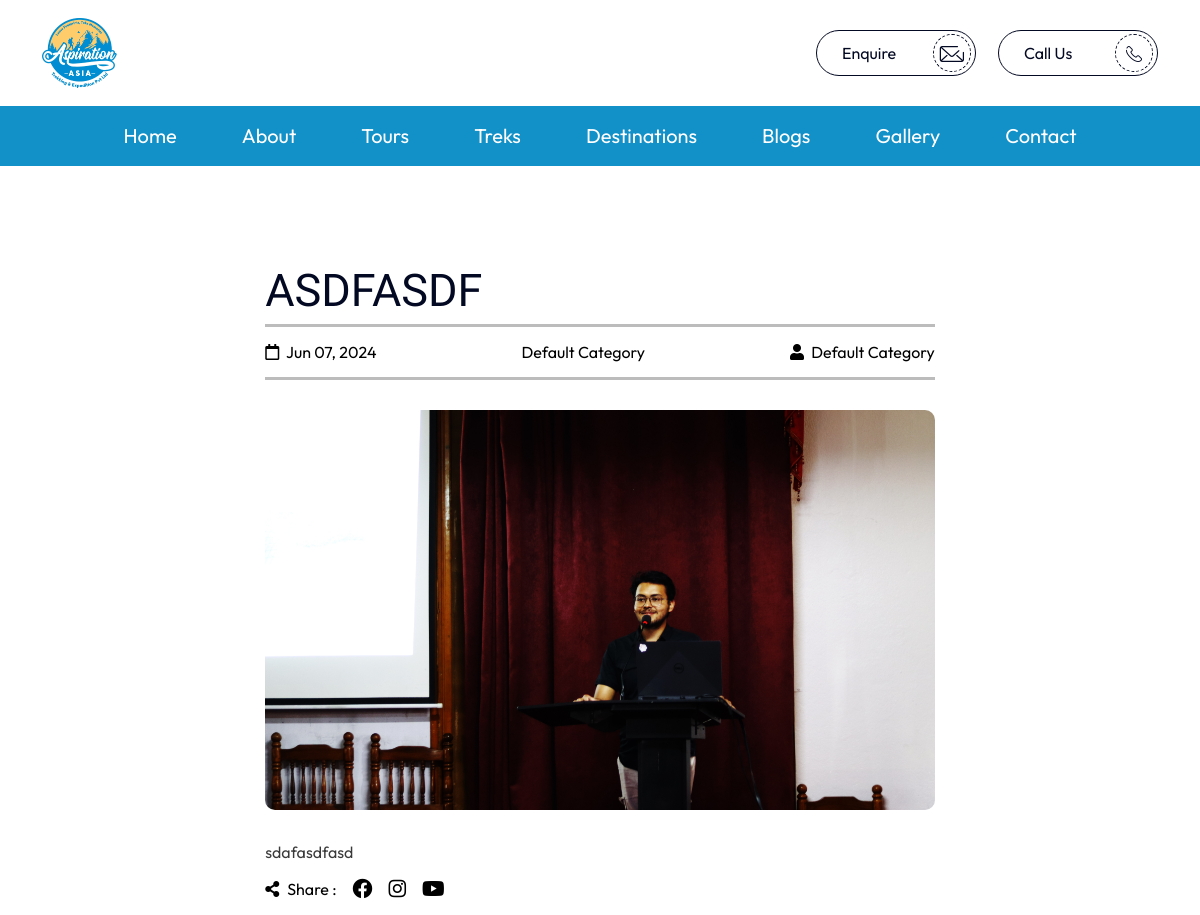
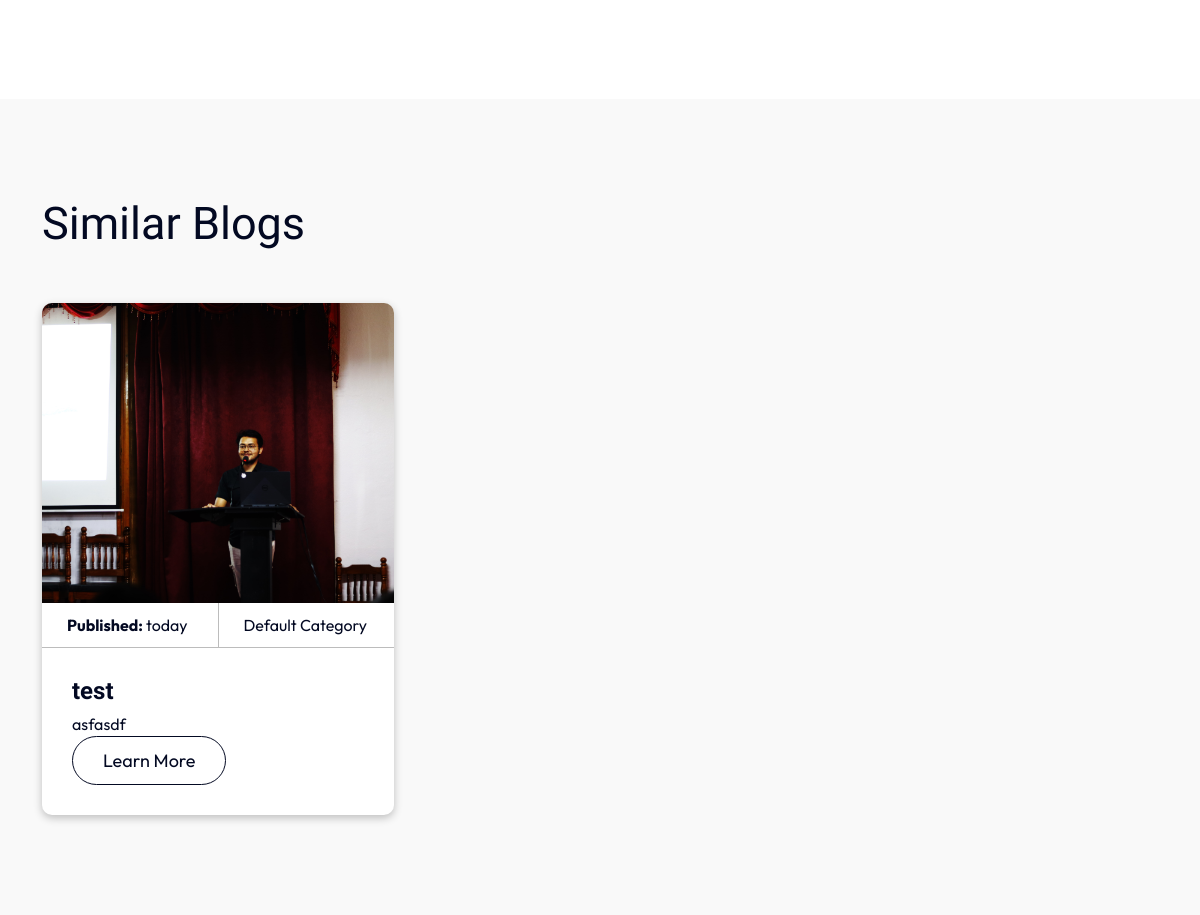
Page /blog/2 on the committed database (2 pictures, top to bottom).
### blogbreezeapp/models.py (models this page shows, shortened)
class Blog(models.Model):
    title = models.CharField(max_length=255)
    slug = models.SlugField(default="", null=False, blank=True, unique=True)
    publishdate = models.DateTimeField(auto_now_add=True)
    authorid = models.ForeignKey(User, on_delete=models.CASCADE, default='')
    featuredimage = models.ImageField(upload_to='uploads/', default=0)
    content = HTMLField(default='')
    category = models.ForeignKey(Category, on_delete=models.CASCADE, related_name='blogs', default=1)
    def __str__(self):
        return f'{self.title}'

class Category(models.Model):
  name = models.CharField(max_length=30)
  content = HTMLField(default = '')
  author = models.ForeignKey(User, on_delete=models.CASCADE, default='')
  def __str__(self):
    return f'{self.name}'

### blogbreezeapp/views.py (the view)
# urls.py: path('blog/<int:id>', views.blogsingle, name='blogsingle'),
def blogsingle(request, id):
  blogsingle = Blog.objects.get(id=id)
  other_blogs = Blog.objects.exclude(id=id).order_by('?')[:3]
  template = loader.get_template('blogsingle.html')
  context = {
    'blogsingle': blogsingle,
    'otherblog':other_blogs,
  }
  return HttpResponse(template.render(context, request))

### blogbreezeapp/templatetags/blog_func.py (called while the page is built)
@register.filter
def dayssince(value):
    if not value:
        return ""
    delta = now() - value
    days = delta.days
    if days == 0:
        return "today"
    elif days == 1:
        return "yesterday"
    else:
        return f"{days} days ago"

### blogbreezeapp/templates/blogsingle.HTML
{% include 'header.html' %}
<section class="inner-about-sections section-gaps">
    <div class="container ">
        <div class="blog-content">
            <div class="secondary-title">
                <h3 class="title text-uppercase">
                    {{blogsingle.title}}
                </h3>
            </div>
            <div class="content ">
                <ul class="blog-info list-none d-flex justify-content-between">
                    <li>
                        <span>
                            <i class="far fa-calendar pe-1"></i>
                            {{blogsingle.publishdate|date:"M d, Y"}}
                        </span>
                    </li>
                    <li>
                        <span>
                            {{ blogsingle.category }}
                        </span>
                    </li>
                    <li>
                        <span>
                            <i class="fas fa-user pe-1"></i>
                            {{ blogsingle.category }}
                        </span>
                    </li>
                </ul>
                <div class="image">
                    <img src="{{ blogsingle.featuredimage.url }}" alt="">
                </div>
                <div class="text">
                    {{blogsingle.content|safe}}
                </div>
                <div>
                    <ul class="share-social-links list-none d-flex gap-3">
                        <li class="d-flex align-items-baseline">
                            <i class="fas fa-share-alt pe-2"></i>
                            <p>Share :</p>
                        </li>
                        <li>
                            <a href="#" title="" target="_blank">
                                <i class="fab fa-facebook"></i>
                            </a>
                        </li>
                        <li>
                            <a href="#" title="" target="_blank">
                                <i class="fab fa-instagram"></i>
                            </a>
                        </li>
                        <li>
                            <a href="#" title="" target="_blank">
                                <i class="fab fa-youtube"></i>
                            </a>
                        </li>
                    </ul>
                </div>
            </div>
        </div>
    </div>
</section>
<section class="top-teak-section section-gaps light-white-bg">
    <div class="container">
        <div class="secondary-title mb-5">
            <h3 class="title">
                Similar Blogs
            </h3>
        </div>
        <div class="trek-list-box">
            <div class="row trek-gap">
                {% for x in otherblog %}
                <div class="col-md-4">
                    {% include 'similarblog.html' %}
                </div>
                {% endfor %}
            </div>
        </div>
    </div>
</section>
{% include 'footer.html' %}

### blogbreezeapp/templates/similarblog.html (shortened to what this page needs)
{% load blog_func %}
<div class="item">
    <div class="img-holder">
        <a href="/blog/{{x.id}}" title="" class="h-100 d-block">
            <img src="{{ x.featuredimage.url }}" alt="" class="img-cover">
        </a>
    </div>
    <div class="content">
        <ul class="trek-info list-none">
            <li>
                <span>
                    <strong>Published: </strong>
                    {{ x.publishdate | dayssince }}
                </span>
            </li>
            <li>
                <span>
                    {{ x.category }}
                </span>
            </li>
        </ul>
        <div class="text">
            <h3 class="title mb-2">
                {{ x.title }}
            </h3>
            {{ x.content|safe | truncatewords:40}}
            <div class="btn-wrap">
                <a href="/blog/{{x.id}}" title="" class="border-btn med dark">
                    Learn More
                </a>
            </div>
        </div>
    </div>
</div>

### blogbreezeapp/static/css/all.css (style rules this page uses)
.fa, .fas, .far, .fal, .fab { -moz-osx-font-smoothing: grayscale; -webkit-font-smoothing: antialiased; display: inline-block; font-style: normal; font-variant: normal; text-rendering: auto; line-height: 1; }
.fa-calendar:before { content: "\f133"; }
.fa-facebook:before { content: "\f09a"; }
.fa-instagram:before { content: "\f16d"; }
.fa-share-alt:before { content: "\f1e0"; }
.fa-user:before { content: "\f007"; }
.fa-youtube:before { content: "\f167"; }
.fab { font-family: 'Font Awesome 5 Brands'; }
.far { font-family: 'Font Awesome 5 Free'; font-weight: 400; }
.fa, .fas { font-family: 'Font Awesome 5 Free'; font-weight: 900; }

### blogbreezeapp/static/css/style.css (style rules this page uses)
:root { --primary-color: #1290C8; --secondary-color: #d31b20; --dark-color: #030922; --light-gray: rgb(249 249 249 / 73%); --light-white: #F9F9F9; --gray-l-color: #666666; --primary-fonts: 'Outfit', sans-serif; --secondary-fonts: 'Khand', sans-serif; --extra-fonts: 'Jura', sans-serif; --default-transition: all 0.3s ease; --section-gaps: 100px; --section-md-gaps: 70px; }
body { font-family: var(--primary-fonts); -webkit-box-sizing: border-box; box-sizing: border-box; color: var(--dark-color); }
img { max-width: 100%; }
body, html { overflow-x:hidden; }
.h1, .h2, .h3, .h4, .h5, .h6, h1, h2, h3, h4, h5, h6 { font-family: var(--secondary-fonts); overflow-wrap: inherit; line-height: 1.1; }
a { text-decoration: none; display: inline-block; color:var(--primary-color); }
a, input[type="submit"], button { cursor: pointer; -webkit-transition: var(--default-transition); -o-transition: var(--default-transition); transition: var(--default-transition); }
.mb-5 { margin-bottom: 3.4rem !important; }
.social-links ul, .sub-menu, ul.contact-list, .social-link-list, .single-test-sty ul, .site-footer ul, .copyright-sec ul, .primary-menu, .list-none { list-style: none; margin: 0; padding: 0; }
.img-cover { width: 100%; height: 100%; -o-object-fit: cover; object-fit: cover; }
.light-white-bg { background-color: var(--light-white); }
.section-gaps { padding: var(--section-gaps) 0; }
.border-btn, .btn-box { padding: 14px 35px; font-size: 18px; min-width: 170px; border-radius: 50px; text-align: center; font-weight: 400; }
.border-btn.med, .btn-box.med { padding: 10px 30px; font-size: 18px; min-width: 140px; text-align: center; display: -webkit-inline-box; display: -ms-inline-flexbox; display: inline-flex; -webkit-box-align: center; -ms-flex-align: center; align-items: center; -webkit-box-pack: center; -ms-flex-pack: center; justify-content: center; }
.border-btn { border-radius: 50px; }
.border-btn.dark { border: 1px solid var(--dark-color); color: var(--dark-color); }
.trek-list-box .item { background: #fff; border-radius: 10px; overflow: hidden; }
.trek-list-box .item .img-holder { height: 300px; }
.trek-list-box .item ul.trek-info { display: flex; justify-content: space-between; border-bottom: 1px solid #BCBCBC; }
.trek-list-box .item ul.trek-info li { padding: 10px 20px; flex: 1 0 0%; font-size: 14px; }
.trek-list-box .item ul.trek-info li + li { border-left: 1px solid #BCBCBC; }
.trek-list-box .item ul.trek-info.list-none { display: flex; justify-content: space-between; border-bottom: 1px solid #BCBCBC; }
.trek-list-box .item ul.trek-info.list-none li { padding: 10px 25px; flex: 1 0 0%; font-size: 16px; }
.trek-list-box .item ul.trek-info.list-none li + li { border-left: 1px solid #BCBCBC; }
.trek-list-box .item .text { padding: 30px; }
.trek-list-box .item .title { font-size: 24px; font-weight: 600; }
.trek-gap { --bs-gutter-x: 30px; --bs-gutter-y: 30px; }
.trek-list-box .col-md-4 { border-radius: 10px; }
.trek-list-box .col-md-4 .item { box-shadow: rgba(0, 0, 0, 0.24) 0px 3px 8px; }
.secondary-title h3 { font-size: 45px; }
.blog-content { max-width: 60%; width: 100%; margin: auto; }
.blog-content img { width: 100%; height: 400px; object-fit: cover; border-radius: 10px; margin: 30px 0; }
.blog-content li > * { color: #000; }
.blog-content li { height: 50px; line-height: 50px; }
.blog-content .blog-info { border: 3px solid #bcbcbc; border-left: none; border-right: none; }
.blog-content .text { padding-right: 10px; color: #3a3a3a; }
.share-social-links > li:not(:first-child) { font-size: 20px; }

### rows in the picture
Blog: title "ASDFASDF", publishdate "Jun 07, 2024", category "Default Category", featuredimage (picture), content "sdafasdfasd"
Blog: featuredimage (picture), publishdate|dayssince "today", category "Default Category", title "test", content "asfasdf"
